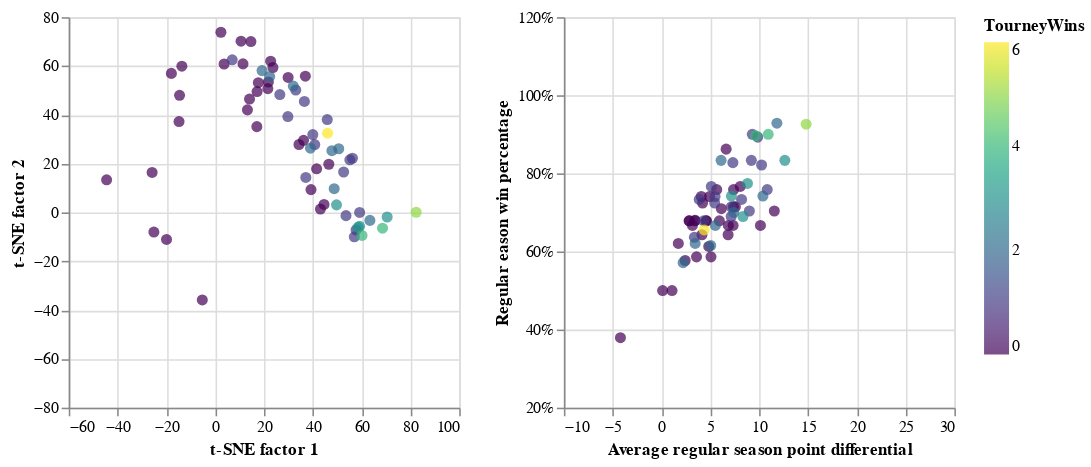

Here is the notebook cell this chart was saved with:
### Markdown cell above
In short, no. These upsets are compiled from [here](https://www.cbssports.com/college-basketball/news/march-madness-2019-the-10-biggest-upsets-ever-in-the-opening-weekend-of-the-tournament/) and [here](https://fansided.com/2020/03/16/biggest-march-madness-upsets-ncaa-tournament/10/) - underdogs in red shown in red. Generally, the model agrees with the experts. These were upsets and wouldn't have been predicted by this method. If anything this method would likely have predicted *no upset* with even greater conviction tahn a model trained on just aggregated points and wins. The only exception to this is the 1986 "upset" of Cleveland State over the Indiana Hoosiers. Both the embeddings model and the aggregated statistics indicate that Cleveland State may have been the better team. Perhaps it was an issue of name recognition that lead this to be called an upset.

**How do these features change from year to year?**

### Code cell
#collapse_hide
## create slider
select_year = alt.selection_single(
    name='select', fields=['Season'], init={'Season': 1985},
    bind=alt.binding_range(min=1985, max=2019, step=1))

colorBy = alt.Color('TourneyWins:Q', scale=alt.Scale(scheme='viridis',reverse=False))
orderBy = alt.Order('TourneyWins:Q', sort='ascending')
base, chart1, chart2 = plot_comparison( df,colorBy, orderBy, axis_ranges)
base = base.add_selection(select_year).transform_filter(select_year)

base.encode(*chart1)  | base.encode(*chart2)

### Figure 1 — Vega-Lite specification as saved in the notebook (floating-point values rounded to 4 significant figures; data arrays with more than 128 entries replaced by an {"elided": "..."} marker saying what was removed)
{"config": {"view": {"continuousWidth": 400, "continuousHeight": 300}}, "hconcat": [{"mark": {"type": "point", "filled": true, "size": 50}, "encoding": {"color": {"condition": {"type": "quantitative", "field": "TourneyWins", "scale": {"reverse": false, "scheme": "viridis"}, "selection": "selector057"}, "value": "lightgray"}, "order": {"type": "quantitative", "field": "TourneyWins", "sort": "ascending"}, "tooltip": [{"type": "nominal", "field": "TeamName"}, {"type": "nominal", "field": "Seed"}], "x": {"type": "quantitative", "axis": {"title": "t-SNE factor 1"}, "field": "factor1", "scale": {"domain": [-60, 100]}}, "y": {"type": "quantitative", "axis": {"title": "t-SNE factor 2"}, "field": "factor2", "scale": {"domain": [-80, 80]}}}, "height": 250, "selection": {"selector057": {"type": "single", "empty": "all", "fields": ["TeamName"]}, "selector058": {"type": "interval", "bind": "scales", "encodings": ["x", "y"]}, "select": {"type": "single", "fields": ["Season"], "init": {"Season": 1985}, "bind": {"input": "range", "max": 2019, "min": 1985, "step": 1}}}, "transform": [{"filter": {"selection": "select"}}], "width": 250}, {"mark": {"type": "point", "filled": true, "size": 50}, "encoding": {"color": {"condition": {"type": "quantitative", "field": "TourneyWins", "scale": {"reverse": false, "scheme": "viridis"}, "selection": "selector057"}, "value": "lightgray"}, "order": {"type": "quantitative", "field": "TourneyWins", "sort": "ascending"}, "tooltip": [{"type": "nominal", "field": "TeamName"}, {"type": "nominal", "field": "Seed"}], "x": {"type": "quantitative", "axis": {"title": "Average regular season point differential"}, "field": "RegPoint_diff", "scale": {"domain": [-10, 30]}}, "y": {"type": "quantitative", "axis": {"format": "%", "title": "Regular eason win percentage"}, "field": "RegWins", "scale": {"domain": [0.2, 1.2]}}}, "height": 250, "selection": {"selector057": {"type": "single", "empty": "all", "fields": ["TeamName"]}, "selector058": {"type": "interval", "bind": "scales", "encodings": ["x", "y"]}, "select": {"type": "single", "fields": ["Season"], "init": {"Season": 1985}, "bind": {"input": "range", "max": 2019, "min": 1985, "step": 1}}}, "transform": [{"filter": {"selection": "select"}}], "width": 250}], "data": {"name": "data-01a7f71412c7fc852076ae970e5db49e"}, "$schema": "https://vega.github.io/schema/vega-lite/v4.8.1.json", "datasets": {"data-01a7f71412c7fc852076ae970e5db49e": {"elided": "2286 records"}}}
